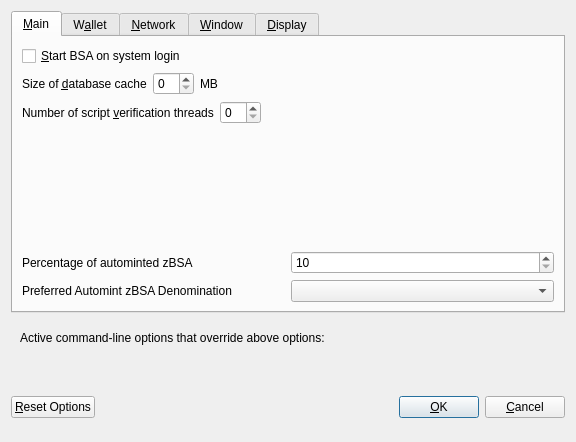
<?xml version="1.0" encoding="UTF-8"?>
<ui version="4.0">
 <class>OptionsDialog</class>
 <widget class="QDialog" name="OptionsDialog">
  <property name="geometry">
   <rect>
    <x>0</x>
    <y>0</y>
    <width>576</width>
    <height>442</height>
   </rect>
  </property>
  <property name="windowTitle">
   <string>Options</string>
  </property>
  <property name="modal">
   <bool>true</bool>
  </property>
  <layout class="QVBoxLayout" name="verticalLayout">
   <item>
    <widget class="QTabWidget" name="tabWidget">
     <property name="currentIndex">
      <number>0</number>
     </property>
     <widget class="QWidget" name="tabMain">
      <attribute name="title">
       <string>&amp;Main</string>
      </attribute>
      <layout class="QVBoxLayout" name="verticalLayout_Main">
       <item>
        <widget class="QCheckBox" name="bitcoinAtStartup">
         <property name="toolTip">
          <string>Automatically start BSA after logging in to the system.</string>
         </property>
         <property name="text">
          <string>&amp;Start BSA on system login</string>
         </property>
        </widget>
       </item>
       <item>
        <layout class="QHBoxLayout" name="horizontalLayout_2_Main">
         <item>
          <widget class="QLabel" name="databaseCacheLabel">
           <property name="text">
            <string>Size of &amp;database cache</string>
           </property>
           <property name="textFormat">
            <enum>Qt::PlainText</enum>
           </property>
           <property name="buddy">
            <cstring>databaseCache</cstring>
           </property>
          </widget>
         </item>
         <item>
          <widget class="QSpinBox" name="databaseCache"/>
         </item>
         <item>
          <widget class="QLabel" name="databaseCacheUnitLabel">
           <property name="text">
            <string>MB</string>
           </property>
           <property name="textFormat">
            <enum>Qt::PlainText</enum>
           </property>
          </widget>
         </item>
         <item>
          <spacer name="horizontalSpacer_2_Main">
           <property name="orientation">
            <enum>Qt::Horizontal</enum>
           </property>
           <property name="sizeHint" stdset="0">
            <size>
             <width>40</width>
             <height>20</height>
            </size>
           </property>
          </spacer>
         </item>
        </layout>
       </item>
       <item>
        <layout class="QHBoxLayout" name="horizontalLayout_3_Main">
         <item>
          <widget class="QLabel" name="threadsScriptVerifLabel">
           <property name="text">
            <string>Number of script &amp;verification threads</string>
           </property>
           <property name="textFormat">
            <enum>Qt::PlainText</enum>
           </property>
           <property name="buddy">
            <cstring>threadsScriptVerif</cstring>
           </property>
          </widget>
         </item>
         <item>
          <widget class="QSpinBox" name="threadsScriptVerif">
           <property name="toolTip">
            <string>(0 = auto, &lt;0 = leave that many cores free)</string>
           </property>
          </widget>
         </item>
         <item>
          <spacer name="horizontalSpacer_3_Main">
           <property name="orientation">
            <enum>Qt::Horizontal</enum>
           </property>
           <property name="sizeHint" stdset="0">
            <size>
             <width>40</width>
             <height>20</height>
            </size>
           </property>
          </spacer>
         </item>
        </layout>
       </item>
       <item>
        <spacer name="verticalSpacer_2">
         <property name="orientation">
          <enum>Qt::Vertical</enum>
         </property>
         <property name="sizeHint" stdset="0">
          <size>
           <width>20</width>
           <height>40</height>
          </size>
         </property>
        </spacer>
       </item>
       <item>
        <layout class="QHBoxLayout" name="horizontalLayout_3">
         <item>
          <widget class="QLabel" name="percentage_label">
           <property name="toolTip">
            <string>Percentage of incoming BSA which get automatically converted to zBSA via Zerocoin Protocol (min: 10%)</string>
           </property>
           <property name="text">
            <string>Percentage of autominted zBSA</string>
           </property>
          </widget>
         </item>
         <item>
          <widget class="QSpinBox" name="zeromintPercentage">
           <property name="minimum">
            <number>10</number>
           </property>
           <property name="maximum">
            <number>100</number>
           </property>
          </widget>
         </item>
        </layout>
       </item>
       <item>
        <layout class="QHBoxLayout" name="horizontalLayout" stretch="0,0">
         <property name="sizeConstraint">
          <enum>QLayout::SetFixedSize</enum>
         </property>
         <item>
          <widget class="QLabel" name="labelPreferredDenom">
           <property name="maximumSize">
            <size>
             <width>16777215</width>
             <height>16777215</height>
            </size>
           </property>
           <property name="toolTip">
            <string>Wait with automatic conversion to Zerocoin until enough BSA for this denomination is available</string>
           </property>
           <property name="text">
            <string>Preferred Automint zBSA Denomination</string>
           </property>
          </widget>
         </item>
         <item>
          <widget class="QComboBox" name="preferredDenom">
           <property name="maximumSize">
            <size>
             <width>16777215</width>
             <height>27</height>
            </size>
           </property>
           <property name="toolTip">
            <string>Wait with automatic conversion to Zerocoin until enough BSA for this denomination is available</string>
           </property>
           <property name="maxVisibleItems">
            <number>9</number>
           </property>
           <property name="maxCount">
            <number>9</number>
           </property>
          </widget>
         </item>
        </layout>
       </item>
      </layout>
     </widget>
     <widget class="QWidget" name="tabWallet">
      <attribute name="title">
       <string>W&amp;allet</string>
      </attribute>
      <layout class="QVBoxLayout" name="verticalLayout_Wallet">
       <item>
        <widget class="QGroupBox" name="groupBox">
         <property name="title">
          <string>Expert</string>
         </property>
         <layout class="QVBoxLayout" name="verticalLayout_2">
          <item>
           <widget class="QCheckBox" name="coinControlFeatures">
            <property name="toolTip">
             <string>Whether to show coin control features or not.</string>
            </property>
            <property name="text">
             <string>Enable coin &amp;control features</string>
            </property>
           </widget>
          </item>
          <item>
           <widget class="QCheckBox" name="showMasternodesTab">
            <property name="toolTip">
             <string>Show additional tab listing all your masternodes in first sub-tab&lt;br/&gt;and all masternodes on the network in second sub-tab.</string>
            </property>
            <property name="text">
             <string>Show Masternodes Tab</string>
            </property>
           </widget>
          </item>
          <item>
           <widget class="QCheckBox" name="spendZeroConfChange">
            <property name="toolTip">
             <string>If you disable the spending of unconfirmed change, the change from a transaction&lt;br/&gt;cannot be used until that transaction has at least one confirmation.&lt;br/&gt;This also affects how your balance is computed.</string>
            </property>
            <property name="text">
             <string>&amp;Spend unconfirmed change</string>
            </property>
           </widget>
          </item>
         </layout>
        </widget>
       </item>
       <item>
        <spacer name="verticalSpacer_Wallet">
         <property name="orientation">
          <enum>Qt::Vertical</enum>
         </property>
         <property name="sizeHint" stdset="0">
          <size>
           <width>20</width>
           <height>40</height>
          </size>
         </property>
        </spacer>
       </item>
      </layout>
     </widget>
     <widget class="QWidget" name="tabNetwork">
      <attribute name="title">
       <string>&amp;Network</string>
      </attribute>
      <layout class="QVBoxLayout" name="verticalLayout_Network">
       <item>
        <widget class="QCheckBox" name="mapPortUpnp">
         <property name="toolTip">
          <string>Automatically open the BSA client port on the router. This only works when your router supports UPnP and it is enabled.</string>
         </property>
         <property name="text">
          <string>Map port using &amp;UPnP</string>
         </property>
        </widget>
       </item>
       <item>
        <widget class="QCheckBox" name="allowIncoming">
         <property name="toolTip">
          <string>Accept connections from outside</string>
         </property>
         <property name="text">
          <string>Allow incoming connections</string>
         </property>
        </widget>
       </item>
       <item>
        <widget class="QCheckBox" name="connectSocks">
         <property name="toolTip">
          <string>Connect to the BSA network through a SOCKS5 proxy.</string>
         </property>
         <property name="text">
          <string>&amp;Connect through SOCKS5 proxy (default proxy):</string>
         </property>
        </widget>
       </item>
       <item>
        <layout class="QHBoxLayout" name="horizontalLayout_1_Network">
         <item>
          <widget class="QLabel" name="proxyIpLabel">
           <property name="text">
            <string>Proxy &amp;IP:</string>
           </property>
           <property name="textFormat">
            <enum>Qt::PlainText</enum>
           </property>
           <property name="buddy">
            <cstring>proxyIp</cstring>
           </property>
          </widget>
         </item>
         <item>
          <widget class="QValidatedLineEdit" name="proxyIp">
           <property name="minimumSize">
            <size>
             <width>140</width>
             <height>0</height>
            </size>
           </property>
           <property name="maximumSize">
            <size>
             <width>140</width>
             <height>16777215</height>
            </size>
           </property>
           <property name="toolTip">
            <string>IP address of the proxy (e.g. IPv4: 127.0.0.1 / IPv6: ::1)</string>
           </property>
          </widget>
         </item>
         <item>
          <widget class="QLabel" name="proxyPortLabel">
           <property name="text">
            <string>&amp;Port:</string>
           </property>
           <property name="textFormat">
            <enum>Qt::PlainText</enum>
           </property>
           <property name="buddy">
            <cstring>proxyPort</cstring>
           </property>
          </widget>
         </item>
         <item>
          <widget class="QLineEdit" name="proxyPort">
           <property name="minimumSize">
            <size>
             <width>55</width>
             <height>0</height>
            </size>
           </property>
           <property name="maximumSize">
            <size>
             <width>55</width>
             <height>16777215</height>
            </size>
           </property>
           <property name="toolTip">
            <string>Port of the proxy (e.g. 9050)</string>
           </property>
          </widget>
         </item>
         <item>
          <spacer name="horizontalSpacer_1_Network">
           <property name="orientation">
            <enum>Qt::Horizontal</enum>
           </property>
           <property name="sizeHint" stdset="0">
            <size>
             <width>40</width>
             <height>20</height>
            </size>
           </property>
          </spacer>
         </item>
        </layout>
       </item>
       <item>
        <spacer name="verticalSpacer_Network">
         <property name="orientation">
          <enum>Qt::Vertical</enum>
         </property>
         <property name="sizeHint" stdset="0">
          <size>
           <width>20</width>
           <height>40</height>
          </size>
         </property>
        </spacer>
       </item>
      </layout>
     </widget>
     <widget class="QWidget" name="tabWindow">
      <attribute name="title">
       <string>&amp;Window</string>
      </attribute>
      <layout class="QVBoxLayout" name="verticalLayout_Window">
       <item>
        <widget class="QCheckBox" name="minimizeToTray">
         <property name="toolTip">
          <string>Show only a tray icon after minimizing the window.</string>
         </property>
         <property name="text">
          <string>&amp;Minimize to the tray instead of the taskbar</string>
         </property>
        </widget>
       </item>
       <item>
        <widget class="QCheckBox" name="minimizeOnClose">
         <property name="toolTip">
          <string>Minimize instead of exit the application when the window is closed. When this option is enabled, the application will be closed only after selecting Quit in the menu.</string>
         </property>
         <property name="text">
          <string>M&amp;inimize on close</string>
         </property>
        </widget>
       </item>
       <item>
        <spacer name="verticalSpacer_Window">
         <property name="orientation">
          <enum>Qt::Vertical</enum>
         </property>
         <property name="sizeHint" stdset="0">
          <size>
           <width>20</width>
           <height>40</height>
          </size>
         </property>
        </spacer>
       </item>
      </layout>
     </widget>
     <widget class="QWidget" name="tabDisplay">
      <attribute name="title">
       <string>&amp;Display</string>
      </attribute>
      <layout class="QVBoxLayout" name="verticalLayout_Display">
       <item>
        <layout class="QHBoxLayout" name="horizontalLayout_1_Display">
         <item>
          <widget class="QLabel" name="langLabel">
           <property name="text">
            <string>User Interface &amp;language:</string>
           </property>
           <property name="textFormat">
            <enum>Qt::PlainText</enum>
           </property>
           <property name="buddy">
            <cstring>lang</cstring>
           </property>
          </widget>
         </item>
         <item>
          <widget class="QValueComboBox" name="lang">
           <property name="toolTip">
            <string>The user interface language can be set here. This setting will take effect after restarting BSA.</string>
           </property>
          </widget>
         </item>
        </layout>
       </item>
       <item>
        <widget class="QLabel" name="label_3">
         <property name="toolTip">
          <string notr="true"/>
         </property>
         <property name="statusTip">
          <string notr="true"/>
         </property>
         <property name="whatsThis">
          <string notr="true"/>
         </property>
         <property name="accessibleName">
          <string notr="true"/>
         </property>
         <property name="text">
          <string>Language missing or translation incomplete? Help contributing translations here:
https://www.transifex.com/cryptofugu/cryptofugu-translations</string>
         </property>
         <property name="wordWrap">
          <bool>true</bool>
         </property>
         <property name="openExternalLinks">
          <bool>true</bool>
         </property>
         <property name="textInteractionFlags">
          <set>Qt::TextBrowserInteraction</set>
         </property>
        </widget>
       </item>
       <item>
        <layout class="QHBoxLayout" name="horizontalLayout_4_Display" stretch="0,0">
         <item>
          <widget class="QLabel" name="themeLabel">
           <property name="text">
            <string>User Interface Theme:</string>
           </property>
          </widget>
         </item>
         <item>
          <widget class="QValueComboBox" name="theme"/>
         </item>
        </layout>
       </item>
       <item>
        <widget class="Line" name="line">
         <property name="orientation">
          <enum>Qt::Horizontal</enum>
         </property>
        </widget>
       </item>
       <item>
        <layout class="QHBoxLayout" name="horizontalLayout_2_Display">
         <item>
          <widget class="QLabel" name="unitLabel">
           <property name="text">
            <string>&amp;Unit to show amounts in:</string>
           </property>
           <property name="textFormat">
            <enum>Qt::PlainText</enum>
           </property>
           <property name="buddy">
            <cstring>unit</cstring>
           </property>
          </widget>
         </item>
         <item>
          <widget class="QValueComboBox" name="unit">
           <property name="toolTip">
            <string>Choose the default subdivision unit to show in the interface and when sending coins.</string>
           </property>
          </widget>
         </item>
        </layout>
       </item>
       <item>
        <layout class="QHBoxLayout" name="horizontalLayout_5_Display">
         <item>
          <widget class="QLabel" name="digitsLabel">
           <property name="text">
            <string>Decimal digits</string>
           </property>
          </widget>
         </item>
         <item>
          <widget class="QValueComboBox" name="digits"/>
         </item>
        </layout>
       </item>
       <item>
        <layout class="QHBoxLayout" name="horizontalLayout_3_Display">
         <item>
          <widget class="QLabel" name="thirdPartyTxUrlsLabel">
           <property name="toolTip">
            <string>Third party URLs (e.g. a block explorer) that appear in the transactions tab as context menu items. %s in the URL is replaced by transaction hash. Multiple URLs are separated by vertical bar |.</string>
           </property>
           <property name="text">
            <string>Third party transaction URLs</string>
           </property>
           <property name="buddy">
            <cstring>thirdPartyTxUrls</cstring>
           </property>
          </widget>
         </item>
         <item>
          <widget class="QLineEdit" name="thirdPartyTxUrls">
           <property name="toolTip">
            <string>Third party URLs (e.g. a block explorer) that appear in the transactions tab as context menu items. %s in the URL is replaced by transaction hash. Multiple URLs are separated by vertical bar |.</string>
           </property>
          </widget>
         </item>
        </layout>
       </item>
       <item>
        <spacer name="verticalSpacer">
         <property name="orientation">
          <enum>Qt::Vertical</enum>
         </property>
         <property name="sizeHint" stdset="0">
          <size>
           <width>20</width>
           <height>40</height>
          </size>
         </property>
        </spacer>
       </item>
      </layout>
     </widget>
    </widget>
   </item>
   <item>
    <widget class="QFrame" name="frame">
     <layout class="QVBoxLayout" name="verticalLayout_Bottom">
      <item>
       <layout class="QHBoxLayout" name="horizontalLayout_Bottom">
        <item>
         <widget class="QLabel" name="overriddenByCommandLineInfoLabel">
          <property name="text">
           <string>Active command-line options that override above options:</string>
          </property>
          <property name="textFormat">
           <enum>Qt::PlainText</enum>
          </property>
         </widget>
        </item>
        <item>
         <spacer name="horizontalSpacer_Bottom">
          <property name="orientation">
           <enum>Qt::Horizontal</enum>
          </property>
          <property name="sizeHint" stdset="0">
           <size>
            <width>40</width>
            <height>20</height>
           </size>
          </property>
         </spacer>
        </item>
       </layout>
      </item>
      <item>
       <widget class="QLabel" name="overriddenByCommandLineLabel">
        <property name="text">
         <string/>
        </property>
        <property name="textFormat">
         <enum>Qt::PlainText</enum>
        </property>
        <property name="wordWrap">
         <bool>true</bool>
        </property>
       </widget>
      </item>
     </layout>
    </widget>
   </item>
   <item>
    <layout class="QHBoxLayout" name="horizontalLayout_Buttons">
     <item>
      <widget class="QPushButton" name="resetButton">
       <property name="toolTip">
        <string>Reset all client options to default.</string>
       </property>
       <property name="text">
        <string>&amp;Reset Options</string>
       </property>
       <property name="autoDefault">
        <bool>false</bool>
       </property>
      </widget>
     </item>
     <item>
      <spacer name="horizontalSpacer_1">
       <property name="orientation">
        <enum>Qt::Horizontal</enum>
       </property>
       <property name="sizeHint" stdset="0">
        <size>
         <width>40</width>
         <height>48</height>
        </size>
       </property>
      </spacer>
     </item>
     <item>
      <widget class="QLabel" name="statusLabel">
       <property name="minimumSize">
        <size>
         <width>200</width>
         <height>0</height>
        </size>
       </property>
       <property name="font">
        <font>
         <weight>75</weight>
         <bold>true</bold>
        </font>
       </property>
       <property name="text">
        <string/>
       </property>
       <property name="textFormat">
        <enum>Qt::PlainText</enum>
       </property>
       <property name="wordWrap">
        <bool>true</bool>
       </property>
      </widget>
     </item>
     <item>
      <spacer name="horizontalSpacer_2">
       <property name="orientation">
        <enum>Qt::Horizontal</enum>
       </property>
       <property name="sizeHint" stdset="0">
        <size>
         <width>40</width>
         <height>48</height>
        </size>
       </property>
      </spacer>
     </item>
     <item>
      <widget class="QPushButton" name="okButton">
       <property name="text">
        <string>&amp;OK</string>
       </property>
       <property name="autoDefault">
        <bool>false</bool>
       </property>
       <property name="default">
        <bool>true</bool>
       </property>
      </widget>
     </item>
     <item>
      <widget class="QPushButton" name="cancelButton">
       <property name="text">
        <string>&amp;Cancel</string>
       </property>
       <property name="autoDefault">
        <bool>false</bool>
       </property>
      </widget>
     </item>
    </layout>
   </item>
  </layout>
 </widget>
 <customwidgets>
  <customwidget>
   <class>QValidatedLineEdit</class>
   <extends>QLineEdit</extends>
   <header>qvalidatedlineedit.h</header>
  </customwidget>
  <customwidget>
   <class>QValueComboBox</class>
   <extends>QComboBox</extends>
   <header>qvaluecombobox.h</header>
  </customwidget>
 </customwidgets>
 <resources/>
 <connections/>
</ui>
